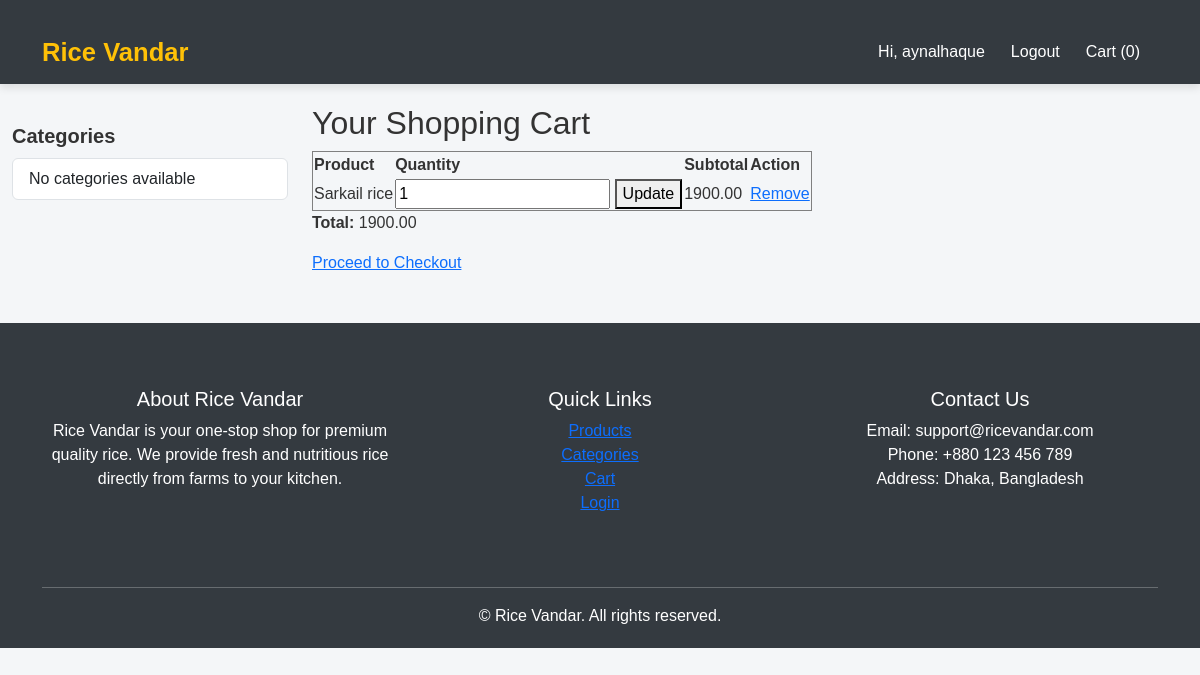
The app's page /cart/ (signed in) with its own data.
### cart/models.py (models this page shows, shortened)
class CartItem(models.Model):
    cart = models.ForeignKey(Cart, related_name="items", on_delete=models.CASCADE)
    product = models.ForeignKey(Product, on_delete=models.CASCADE)
    quantity = models.PositiveIntegerField(default=1)
    def subtotal(self):
        return self.product.price * self.quantity

class Cart(models.Model):
    user = models.OneToOneField(User, on_delete=models.CASCADE, null=True, blank=True)
    created_at = models.DateTimeField(auto_now_add=True)
    def total_price(self):
        return sum(item.subtotal() for item in self.items.all())

### catalogue/models.py (models this page shows, shortened)
class Product(models.Model):
    name = models.CharField(max_length=200)
    category = models.ForeignKey(RiceCategory, on_delete=models.CASCADE, related_name="products", null=True, blank=True)
    description = models.TextField(blank=True)
    price = models.DecimalField(max_digits=10, decimal_places=2)
    stock = models.PositiveIntegerField(default=0)
    image = models.ImageField(upload_to='products/', blank=True, null=True)
    created_at = models.DateTimeField(auto_now_add=True)
    updated_at = models.DateTimeField(auto_now=True)

### cart/views.py (the view)
# urls.py: path("", views.cart_detail, name="cart_detail"),
@login_required
def cart_detail(request):
    cart = get_user_cart(request.user)
    return render(request, "cart/cart_detail.html", {"cart": cart})

### cart/context_processors.py (called while the page is built)
def cart_item_count(request):
    if request.user.is_authenticated:
        try:
            cart = Cart.objects.get(user=request.user)
            count = cart.items.count()
        except Cart.DoesNotExist:
            count = 0
    else:
        count = 0  # guest user জন্য 0 দেখানো হবে
    return {'cart_count': count}

### cart/views.py (called while the page is built)
def get_user_cart(user):
    cart, created = Cart.objects.get_or_create(user=user)
    return cart

### templates/cart/cart_detail.html (shortened to what this page needs)
{% extends 'base.html' %}
{% load static %}
{% block content %}
<h2>Your Shopping Cart</h2>
{% if cart.items.all %}
<table border="1">
    <tr>
        <th>Product</th>
        <th>Quantity</th>
        <th>Subtotal</th>
        <th>Action</th>
    </tr>
    {% for item in cart.items.all %}
    <tr>
        <td>{{ item.product.name }}</td>
        <td>
            <form method="post" action="{% url 'cart:update_cart' item.id %}">
                <input type="number" name="quantity" value="{{ item.quantity }}" min="1">
                <button type="submit">Update</button>
            </form>
        </td>
        <td>{{ item.subtotal }}</td>
        <td>
            <a href="{% url 'cart:remove_from_cart' item.id %}">Remove</a>
        </td>
    </tr>
    {% endfor %}
</table>
<p><strong>Total: </strong> {{ cart.total_price }}</p>
<a href="{% url 'cart:checkout' %}">Proceed to Checkout</a>
{% else %}
<p>Your cart is empty.</p>
{% endif %}
{% endblock  %}

### templates/base.html (shortened to what this page needs)
{% load static %}
<!DOCTYPE html>
<html lang="en">
<head>
<link rel="stylesheet" href="{% static 'css/styles.css' %}?v={{ time }}">
<link href="https://cdn.jsdelivr.net/npm/bootstrap@5.3.0/dist/css/bootstrap.min.css" rel="stylesheet">
</head>
<body>
<nav class="navbar navbar-expand-lg navbar-dark">
  <div class="container">
    <a class="navbar-brand" href="{% url 'catalogue:product_list' %}">Rice Vandar</a>
    <div>
      <ul class="navbar-nav">
        {% if user.is_authenticated %}
        <li class="nav-item"><a class="nav-link" href="{% url 'accounts:profile' %}">Hi, {{ user.username }}</a></li>
        <li class="nav-item"><a class="nav-link" href="{% url 'accounts:logout' %}">Logout</a></li>
        {% else %}
        <li class="nav-item"><a class="nav-link" href="{% url 'accounts:login' %}">Login</a></li>
        <li class="nav-item"><a class="nav-link" href="{% url 'accounts:register' %}">Register</a></li>
        {% endif %}
        <li class="nav-item">
            <a class="nav-link" href="{% url 'cart:cart_detail' %}">
                Cart ({{ cart_item_count|default:"0" }})
            </a>
        </li>
      </ul>
    </div>
  </div>
</nav>
<div class="container-fluid main-container">
  <div class="row">
    <div class="col-lg-3 sidebar">
        <h5>Categories</h5>
        <ul class="list-group">
            {% for cat in categories %}
            <li class="list-group-item">
                <a href="{% url 'catalogue:category_products' cat.id %}">{{ cat.name }}</a>
            </li>
            {% empty %}
            <li class="list-group-item">No categories available</li>
            {% endfor %}
        </ul>
    </div>
    <div class="col-lg-9">
        {% block content %}{% endblock %}
    </div>
  </div>
</div>
<div>
  {% include 'catalogue/footer.html' %}
</div>
</body>
</html>

### static/css/styles.css (style rules this page uses)
body { font-family: 'Segoe UI', Tahoma, Geneva, Verdana, sans-serif; background-color: #f8f9fa; margin: 0; padding: 0; }
.navbar { padding: 0.8rem 1rem; }
.navbar-brand { font-weight: bold; font-size: 1.5rem; }
.nav-link { margin-right: 1rem; transition: color 0.3s ease; }
.container { margin-top: 20px; }

### templates/base.html (style rules this page uses)
body { font-family: 'Arial', sans-serif; background-color: #f4f6f8; margin: 0; padding: 0; color: #333; }
.navbar { box-shadow: 0 4px 8px rgba(0,0,0,0.1); padding: 0.5rem 1rem; position: sticky; top: 0; z-index: 1000; background-color: #343a40 !important; }
.navbar-brand { font-weight: bold; font-size: 1.6rem; color: #ffc107 !important; }
.nav-link { font-size: 1rem; margin-right: 10px; color: #fff !important; transition: color 0.3s; }
.sidebar { margin-top: 20px; position: sticky; top: 80px; }
.sidebar h5 { font-weight: bold; margin-bottom: 10px; }
.list-group-item { transition: all 0.3s ease; cursor: pointer; border-radius: 5px; }
.main-container { margin-top: 20px; }

### records on screen
CartItem: product.name "Sarkail rice", quantity "1", subtotal "1900.00"
Cart: total_price "1900.00"

### other values on screen
{{ user.username }} "aynalhaque"
{{ cart_item_count|default:"0" }} "0"
